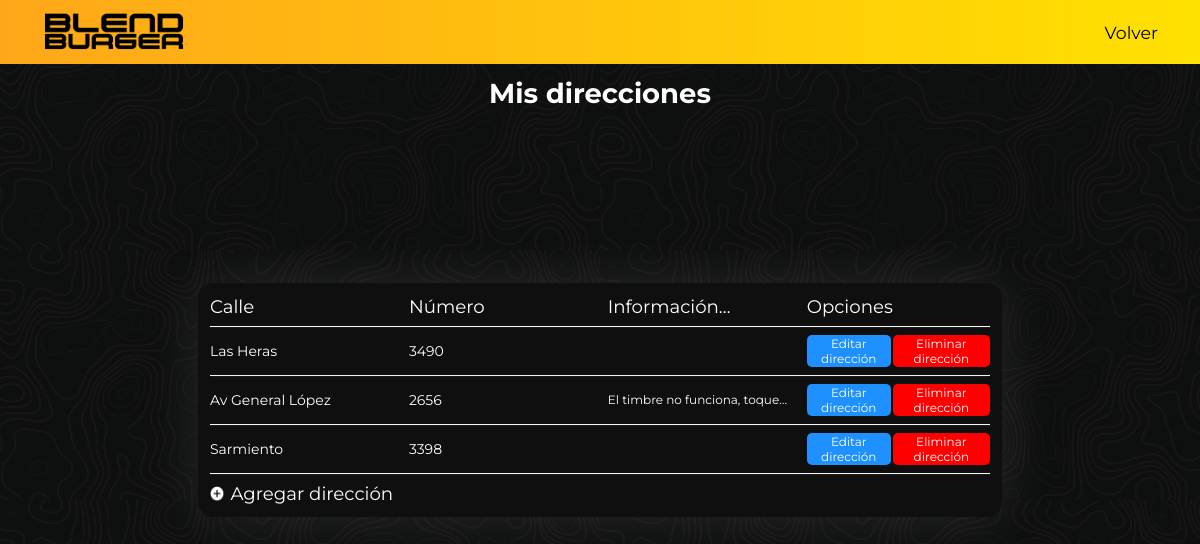
Page /pages/directions.php (signed in) on the committed database.
### tables this page shows
CREATE TABLE `direcciones` (
  `id_direccion` int(200) NOT NULL,
  `id_usuario` int(100) NOT NULL,
  `calle` varchar(100) NOT NULL,
  `numero` varchar(30) NOT NULL,
  `adicional` varchar(100) NOT NULL,
  `activo` int(1) NOT NULL DEFAULT 1
);

### pages/directions.php (the view, shortened to what this page needs)
<?php
require_once 'auth.php';
$stmt = $pdo->prepare("SELECT * FROM direcciones WHERE id_usuario = :id_usuario AND activo = 1");
$stmt->execute([
    ":id_usuario" => $_SESSION['id_usuario']
]);
$direcciones = $stmt->fetchAll(PDO::FETCH_ASSOC);
?>
<!DOCTYPE html>
<head>
    <link href="style.css" rel="stylesheet">
</head>
<body>
    <header>
        <a href="main.php"><img class ="logo" src="../images/logo.png"></a>
        <a href="account.php"><span class="uitext">Volver</span></a>
    </header>
    <body>
        <span class="edit-title">Mis direcciones</span>
        <div class="directions">
            <div class="direction">
                <span class="directions-main-text">Calle</span>
                <span class="directions-main-text">Número</span>
                <span class="directions-main-text">Información adicional</span>
                <span class="directions-main-text">Opciones</span>
            </div>
            <hr class="direction-hr">
            <?php
            foreach ($direcciones as $direccion) {
                echo '<div class="direction">';
                echo '<span class="directions-text">'.htmlspecialchars($direccion['calle'], ENT_QUOTES, 'UTF-8').'</span>';
                echo '<span class="directions-text">'.htmlspecialchars($direccion['numero'], ENT_QUOTES, 'UTF-8').'</span>';
                echo '<span class="directions-description">'.htmlspecialchars($direccion['adicional'], ENT_QUOTES, 'UTF-8').'</span>';
                echo '<div class="direction-buttons">';
                echo '<form action="edit_direction.php" method="POST">';
                echo '<button type="submit" class="direction-edit">Editar dirección</button>';
                echo '</form>';
                echo '<form action="elim_direction_process.php" method="POST">';
                echo '<button type="submit" class="direction-elim">Eliminar dirección</button>';
                echo '</form>';
                echo '</div>';
                echo '</div>';
                echo '<hr class="direction-hr">';
            }
            ?>
            <div class="direction">
                <a href="add_direction.php"><img src="../images/add.png" class="icon"><span class="directions-main-text">Agregar dirección</span></a>
            </div>
        </div>
    </body>
</body>

### pages/style.css (style rules this page uses)
header { width: 100%; height: 8vh; box-sizing: border-box; padding: 1% 3.5% 1% 3.5%; display: flex; justify-content: space-between; align-items: center; background: linear-gradient(90deg, rgba(255, 167, 25, 1) 0%, rgba(255, 225, 0, 1) 100%); }
.uitext { color: black; font-family: "Montserrat", sans-serif; font-size: clamp(16px, 0.65vw + 0.6rem, 32px); }
a { text-decoration: none; color: inherit; }
header a { height: 100%; display: flex; align-items: center; }
body { margin: 0; min-height: 100vh; background: #0f0f0f; -ms-overflow-style: none; scrollbar-width: none; }
.logo { height: clamp(4rem, 14vw, 9rem); width: auto; }
.icon { height: clamp(0.6rem, 1.2vw, 1.4rem); width: auto; }
body::before { content: ""; position: fixed; top: 0; left: 0; right: 0; bottom: 0; background: url("../images/background.jpg") fixed; background-repeat: repeat; background-size: 50%; opacity: 0.05; z-index: -1; }
.direction { display: grid; align-items: center; grid-template-columns: repeat(auto-fit, minmax(1vw, 1fr)); gap: 2%; }
.direction a { display: flex; align-items: center; gap: 0.5vw; }
.edit-title { display: flex; justify-content: center; margin: 1%; color: white; font-family: "Montserrat", sans-serif; font-size: clamp(24px, 1.35vw + 0.7rem, 52px); font-weight: bold; }
.directions { background-color: #0f0f0f; box-shadow: 0 0 55px rgba(255, 255, 255, 0.1); border-radius: 15px; padding: 1%; width: 65%; position: absolute; top: 50%; left: 50%; transform: translate(-50%, -50%); display: flex; flex-direction: column; gap: 5%; }
.direction-hr { width: 100%; height: 1px; background-color: white; border: none; }
.directions-main-text { color: white; font-family: "Montserrat", sans-serif; font-size: clamp(16px, 0.65vw + 0.65rem, 38px); display: -webkit-box; -webkit-box-orient: vertical; -webkit-line-clamp: 1; overflow: hidden; }
.directions-text { color: white; font-family: "Montserrat", sans-serif; font-size: clamp(14px, 0.5vw + 0.5rem, 32px); display: -webkit-box; -webkit-box-orient: vertical; -webkit-line-clamp: 1; overflow: hidden; }
.directions-description { color: white; font-family: "Montserrat", sans-serif; font-size: clamp(12px, 0.4vw + 0.4rem, 28px); display: -webkit-box; -webkit-box-orient: vertical; -webkit-line-clamp: 1; overflow: hidden; }
.direction-buttons { display: flex; width: 100%; justify-content: left; align-items: center; gap: 1%; }
.direction-edit { background-color: dodgerblue; color: white; border: none; border-radius: 5px; font-family: "Montserrat", sans-serif; font-size: clamp(12px, 0.4vw + 0.4rem, 28px); padding: 1%; transition: all .2s; cursor: pointer; }
.direction-elim { background-color: red; color: white; border: none; border-radius: 5px; font-family: "Montserrat", sans-serif; font-size: clamp(12px, 0.4vw + 0.4rem, 28px); padding: 1%; transition: all .2s; cursor: pointer; }

### rows in the picture
direcciones: calle "Las Heras", numero "3490"
direcciones: calle "Av General López", numero "2656", adicional "El timbre no funciona,…"
direcciones: calle "Sarmiento", numero "3398"
